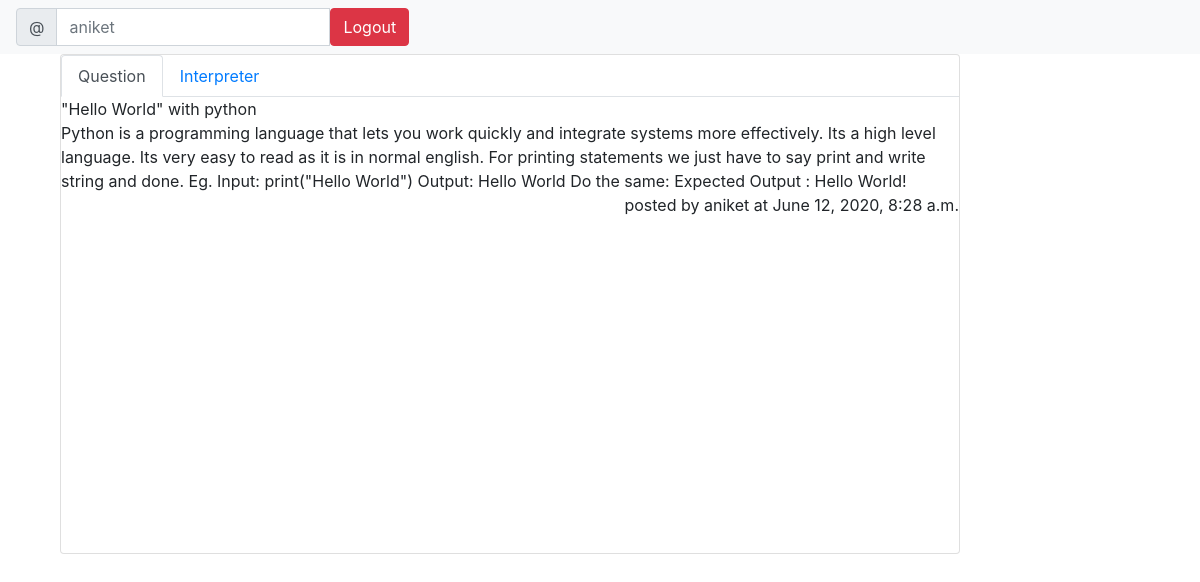
Screenshot of /solve/1/ (signed in) with the database file from the repository.
### codingpractice/models.py (models this page shows, shortened)
class Question(models.Model):		#to make questions for coding practice
	user = models.ForeignKey(get_user_model(),on_delete = models.CASCADE,null = True)
	questiontitle = models.CharField(max_length=100)
	question=models.TextField()			#description of question in detail
	difficulty=models.CharField(max_length=10)
	Score=models.IntegerField()
	timestamp = models.DateTimeField(default = timezone.now)

### codingpractice/views.py (the view)
# urls.py: path('solve/<int:pk>/',solve,name = 'solve'),   #Solving page
@login_required
def solve(request,pk):
    q = Question.objects.get(pk=pk)   # so that question will see on the solve page only the question we have clicked
    answer=Answer.objects.get(pk=pk)
    if request.method=='POST':  #When we submit
        answer1 = request.POST['answer1']
        with open('coderun.txt','w') as f:
            f.write(answer1)  #because answer name ka textfeild he so answer.answer
        f=open('coderun.txt','r')   #f.readlines will give list
        a="\n".join(str(i) for i in f.readlines())  #string with \n as middle
        print("\n")
        exec(answer1)           #for debugging
        print("\n")
        ''''w=open('answer_value.txt','w')
        w.write(exec(execCode))

        w1=f.open('answer_value.txt','r')
        print(w1)
        print(type(w1))'''
        f.close()
        os.remove('coderun.txt')
        print(type(answer.solution))
        print(type(exec(answer1)))
        '''value=""
        for i in answer_value:
            print(i)

            if i != None:
                print(i)
                value=value+i

        print(value)'''
        '''def generator(n): #
            def f(x):
                return x+n
            return f
        plus_one=generator('')
        answer_value=plus_one(answer1)
        print(answer_value)'''
        messages.info(request,"Output")
        messages.info(request,exec(answer1))
        if answer.solution == "Hello World!":
            messages.info(request,"Success")
            q=Question.objects.all()
            return render(request,'pyques.html',{'q':q})
        else:
            messages.info(request,"Fail Try again")
            return render(request,'solve.html',{'q':q,'answer':answer1})
    else:
        return render(request,'solve.html',{'q':q,'answer':answer})

### templates/solve.html (shortened to what this page needs)
<!DOCTYPE html>
<html lang="en">
<head>
    <link rel="stylesheet" href="https://stackpath.bootstrapcdn.com/bootstrap/4.5.0/css/bootstrap.min.css">
     <link rel="stylesheet" href="//cdn.jsdelivr.net/npm/hack-font@3/build/web/hack-subset.css">
     <link rel="stylesheet" href="//cdn.jsdelivr.net/npm/hack-font@3/build/web/hack.css">
</head>
<body>
    {%block content %}
    <nav class="navbar navbar-light bg-light">
        <form class="form-inline">
            {% if user.is_authenticated %}
          <div class="input-group">
            <div class="input-group-prepend">
              <span class="input-group-text" id="basic-addon1">@</span>
            </div>
            <input type="text" class="form-control" placeholder="{{request.user}}" aria-label="Username" aria-describedby="basic-addon1">
            <a class = "btn btn-danger" href="{% url 'codingpractice:logout' %}">Logout</a>
          </div>
          {% else %}
          <a href="{% url 'codingpractice:signup' %}"><button class="btn btn-primary" type="button">Sign Up</button></a>
          <a href="{% url 'codingpractice:login' %}"></a><button class="btn btn-success" type="button">Login</button></a>
          {% endif %}
        </form>
      </nav>
      <div class="card w-75 solvebox" >
      <nav>
        <div class="nav nav-tabs" id="nav-tab" role="tablist">
          <a class="nav-item nav-link active" id="nav-home-tab" data-toggle="tab" href="#nav-home" role="tab" aria-controls="nav-home" aria-selected="true">Question</a>
          <a class="nav-item nav-link" id="nav-profile-tab" data-toggle="tab" href="#nav-profile" role="tab" aria-controls="nav-profile" aria-selected="false">Interpreter</a>
        </div>
      </nav>
      <div class="tab-content" id="nav-tabContent">
        <div class="tab-pane fade show active" id="nav-home" role="tabpanel" aria-labelledby="nav-home-tab">
          {{q.questiontitle}}
         <br>
         {{q.question}}
         <p style="text-align: right;">posted by {{q.user}} at {{q.timestamp}}</p></p>
        </div>
      </div>
    </div>
          {% endblock %}
</body>
</html>

### templates/solve.html (style rules this page uses)
.solvebox { display: block; margin-left: 5%; height: 500px; overflow: auto; }

### rows the page displays
Question: questiontitle "\"Hello World\" with python", question "Python is a programming language that lets you work quickly and integrate systems more effectively. Its a high level language. Its very easy to read as it is in normal english. For printing statements we just have to say print and write string and done. Eg. Input: print(\"Hello World\") Output: Hello World Do the same: Expected Output : Hello World!", user "aniket", timestamp "June 12, 2020, 8:28 a.m."
